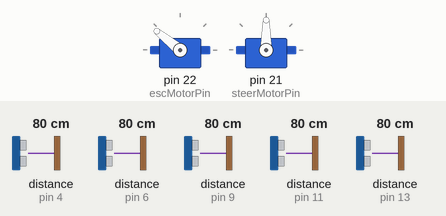
Bench run of a sketch on a simulated Arduino Mega 2560, built with avr-gcc and run on an emulated ATmega2560. On the bench: 2 × servo. Wiring (inferred from the names in the program): 5 × ultrasonic range finder: trigger pin 3, echo pin 4 / trigger pin 5, echo pin 6 / trigger pin 8, echo pin 9 / trigger pin 10, echo pin 11 / trigger pin 12, echo pin 13. The test bench sets the inputs (shaded band); at power-on: distance to the obstacle (sensors on pin 4, pin 6, pin 9, pin 11, pin 13) 80 cm. The echo pulse lasts 58.3 µs per cm.

Above: at 0.1 s.
Timing chart, 0 to 1.6 s (numbered marks = the images above):
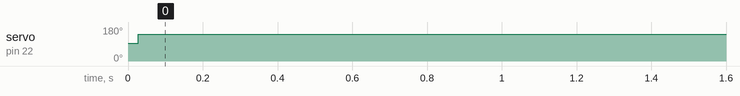

The sketch:

MAX_0.6_NEW.ino
```cpp
//Marley Hayward
//30/10/23
//MAX Guide Dog V 0.1
//A program to automate the dog movement and object avoidance

//Include statements.
#include <Servo.h>
//Defining the pins and explanation.

/*
Power: 5v from Mbed to breadboard.
Ground: Ground from Mbed to other side of breadboard.

Esc Motor (Drive Motor):
GPIO Pin = 22.

Servo Motor (Steer Motor):
GPIO Pin = 21;

Accelerometer:

I2C Display:

Ultrasonic Sensor One (FL) (Front-Left Sensor):
5v = breadboard.
Ground = breadboard.
Trig = GPIO Pin 3
Echo = GPIO Pin 4

Ultrasonic Sensor Two (FM) (Front-Middle Sensor):
5v = breadboard.
Ground = breadboard.
Trig = GPIO Pin 5
Echo = GPIO Pin 6

Ultrasonic Sensor Three (FR) (Front-Right Sensor):
5v = breadboard.
Ground = breadboard.
Trig = GPIO Pin 8
Echo = GPIO Pin 9


Ultrasonic Sensor Five (RL) (Rear-Left Sensor):
5v = breadboard.
Ground = breadboard.
Trig = GPIO Pin 10
Echo = GPIO Pin 11

Ultrasonic Sensor Four (RR) (Rear-Right Sensor):
5v = breadboard.
Ground = breadboard.
Trig = GPIO Pin 12
Echo = GPIO Pin 13

Buzzer
3.3v GPIO Pin 28
Ground = 38

Other variables used to track
pitpin (potentiometer pin) = 28;
val (steering angle...i think);
*/

/*Pin/Device Declaration.*/
Servo esc;
Servo steer;

/*Variables Declaration*/
int duration;
long distance;
int direction;

// global variables (constants) to represent esc rotation
int currentSpeed;
const int FORWARD = 2000;
const int REVERSE = 1000;
const int STOPPED = 1500;

// Global variables (constants) to represent steering angles.
int currentAngle;
const int RIGHT = 180;
const int LEFT = 0;
const int CENTER = 90;

//Motors
int escMotorPin = 22;
int steerMotorPin = 21;

//Sensors
int sensorFLTrig = 3;
int sensorFLEcho = 4;
int sensorFMTrig = 5;
int sensorFMEcho = 6;
int sensorFRTrig = 8;
int sensorFREcho = 9;
int sensorRLTrig = 10;
int sensorRLEcho = 11;
int sensorRRTrig = 12;
int sensorRREcho = 13;

//Sensor Values
long frontLeftDistance;
long frontMiddleDistance;
long frontRightDistance;
long rearRightDistance;
long rearLeftDistance;

/*Movement Methods*/

void carStartup() { //Method to straigten the cars wheels on boot.
  steer.write(CENTER);
  esc.writeMicroseconds(STOPPED);
  Serial.println("Welcome to MAX! ~ The Robot Guide Dog developed by CSEE Team 18.");
  Serial.println("");
  Serial.println("Vehicle Information:");
  Serial.println("Current Speed: " + currentSpeed);
  Serial.println("Current Angle: " + currentAngle);

}

void carTest() {    //A test mode to check the car is functioning.
  Serial.println("TESTING MODE!");
  moveForward();
  delay(5000);
  moveBackwards();
  delay(5000);
  stopCar();

  moveRight();
  delay(5000);
  moveLeft();
  delay(5000);
}

void moveForward() {
  Serial.println("Moving Forward");
  steer.write(CENTER);
  esc.write(FORWARD);
}

void moveBackwards() {
  Serial.println("Moving Backwards");
  steer.write(CENTER);
  esc.write(REVERSE);
  soundReversing();
}

void stopCar() {
  Serial.println("Stopping");
  steer.write(CENTER);
  esc.writeMicroseconds(STOPPED);
}

void moveRight() {
  Serial.println("Moving Right");
  steer.write(RIGHT);
  esc.writeMicroseconds(FORWARD);
}

void moveLeft() {
  Serial.println("Moving Left");
  steer.write(LEFT);
  esc.writeMicroseconds(FORWARD);
}

/*Other methods used for interaction*/
void soundEmergency() {   //Use buzzer to make emergency sound.
  tone(28, 600);
  delay(500);
  tone(28, 1200);
  delay(500);
  }


void soundReversing() {   //Use buzzer to make sound while vehicle is reversing.
  tone(28, 800);
  delay(750);
  tone(28, 0);
  delay(750);
}

void setup() {

  /*Motors*/
  esc.attach(escMotorPin);
  steer.attach(steerMotorPin);

  /*Sensors*/
  pinMode(sensorFLTrig, OUTPUT);
  pinMode(sensorFLEcho, INPUT);

  pinMode(sensorFMTrig, OUTPUT);
  pinMode(sensorFMEcho, INPUT);

  pinMode(sensorFRTrig, OUTPUT);
  pinMode(sensorFREcho, INPUT);

  pinMode(sensorRLTrig, OUTPUT);
  pinMode(sensorRLEcho, INPUT);

  pinMode(sensorRRTrig, OUTPUT);
  pinMode(sensorRREcho, INPUT);

  carStartup();

}

void loop() {

  /*Now adding our code to take sensor input and make the car turn based on its surroundings.*/
  /*READING FROM FRONT-LEFT SENSOR*/
  digitalWrite(sensorFLTrig, LOW);
  delayMicroseconds(2);

  digitalWrite(sensorFLTrig, HIGH);
  delayMicroseconds(10);
  digitalWrite(sensorFLTrig, LOW);

  duration = pulseIn(sensorFLEcho, HIGH);

  frontLeftDistance = duration * 0.034 / 2;

  //Serial.print("Distance FL: ");
  //Serial.println(frontLeftDistance);


  /*READING FROM FRONT-MIDDLE SENSOR*/
  digitalWrite(sensorFMTrig, LOW);
  delayMicroseconds(2);

  digitalWrite(sensorFMTrig, HIGH);
  delayMicroseconds(10);
  digitalWrite(sensorFMTrig, LOW);

  duration = pulseIn(sensorFMEcho, HIGH);

  frontMiddleDistance = duration * 0.034 / 2;


  //Serial.print("Distance FM: ");
  //Serial.println(frontMiddleDistance);

  /*READING FROM FRONT-RIGHT SENSOR */
  digitalWrite(sensorFRTrig, LOW);
  delayMicroseconds(2);

  digitalWrite(sensorFRTrig, HIGH);
  delayMicroseconds(10);
  digitalWrite(sensorFRTrig, LOW);

  duration = pulseIn(sensorFREcho, HIGH);

  frontRightDistance = duration * 0.034 / 2;

  //Serial.print("Distance FR: ");
  //Serial.println(frontRightDistance);

  /*READING FROM REAR-LEFTT SENSOR */
  digitalWrite(sensorRLTrig, LOW);
  delayMicroseconds(2);

  digitalWrite(sensorRLTrig, HIGH);
  delayMicroseconds(10);
  digitalWrite(sensorRLTrig, LOW);

  duration = pulseIn(sensorRLEcho, HIGH);

  rearLeftDistance = duration * 0.034 / 2;

  //Serial.print("Distance RL: ");
  //Serial.println(rearLeftDistance);

  /*READING FROM REAR-RIGHT SENSOR */
  digitalWrite(sensorRRTrig, LOW);
  delayMicroseconds(2);

  digitalWrite(sensorRRTrig, HIGH);
  delayMicroseconds(10);
  digitalWrite(sensorRRTrig, LOW);

  duration = pulseIn(sensorRREcho, HIGH);

  rearRightDistance = duration * 0.034 / 2;

  //Serial.print("Distance RR: ");
  //Serial.println(rearRightDistance);

  /*NAVIGATION LOGIC*/

  moveForward();
  delay(1000);


   if(frontMiddleDistance < 20 && frontRightDistance < 20 && frontLeftDistance < 20)
  {
    stopCar();
    delay(1000);
    moveBackwards();
    delay(1000);
  }

  if(frontMiddleDistance < 20 && frontLeftDistance < 20) {
    moveRight();
    delay(1000);
  }

  if(frontMiddleDistance < 20 && frontRightDistance < 20) {
    moveLeft();
    delay(1000);
  }


}
```

Measured:
- by itself, servo on pin 22 (escMotorPin): 93° → 141° at 0.03 s
